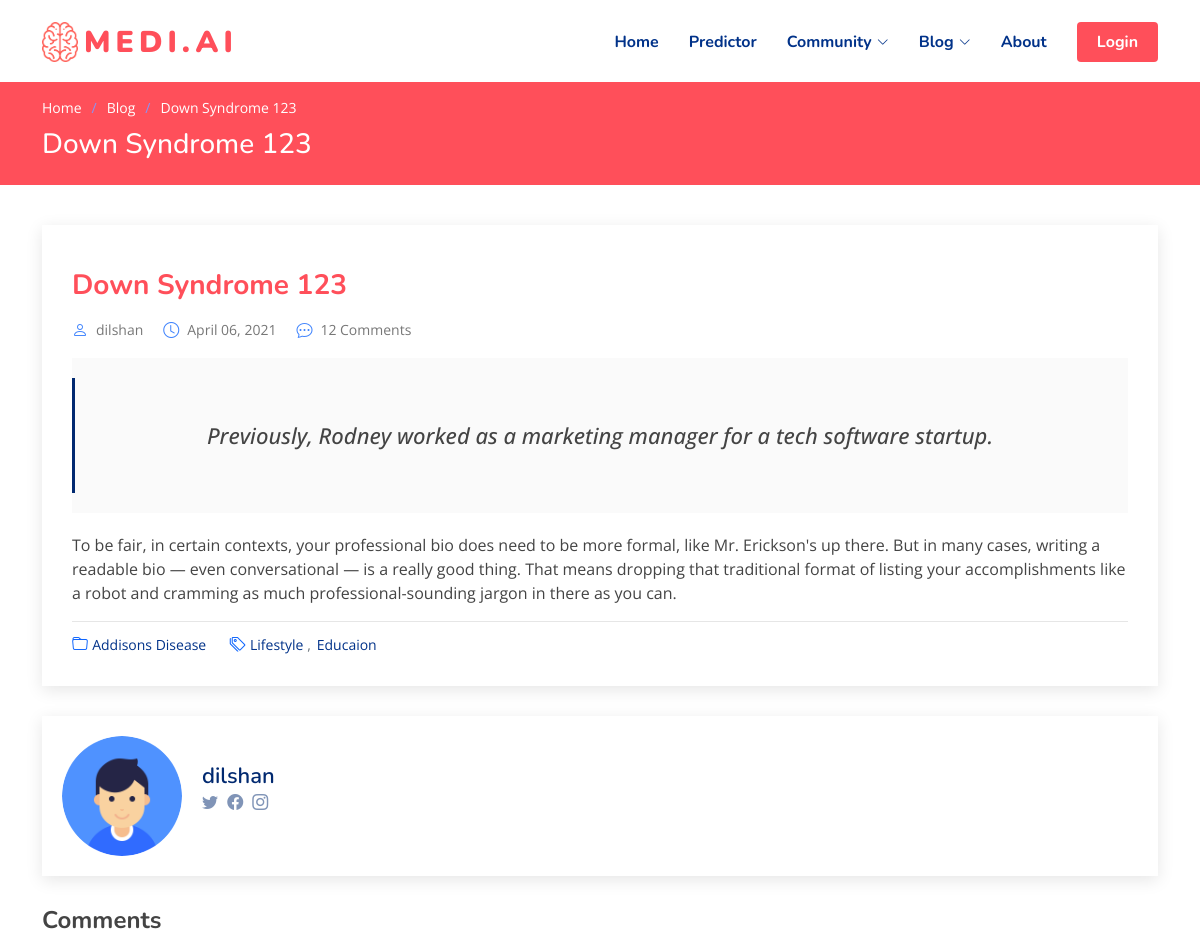
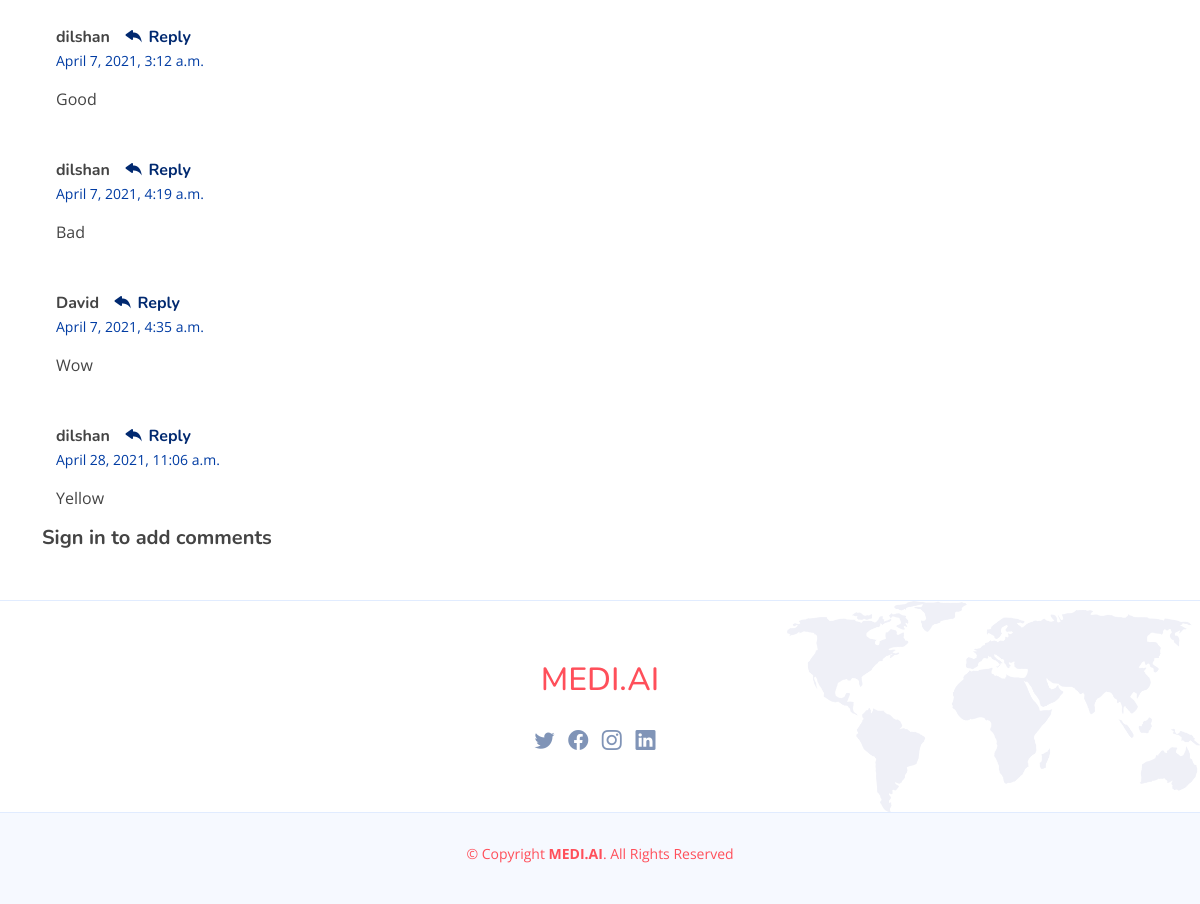
/blog/post/2/, run on an earlier commit of the app's database (2 pictures, top to bottom).
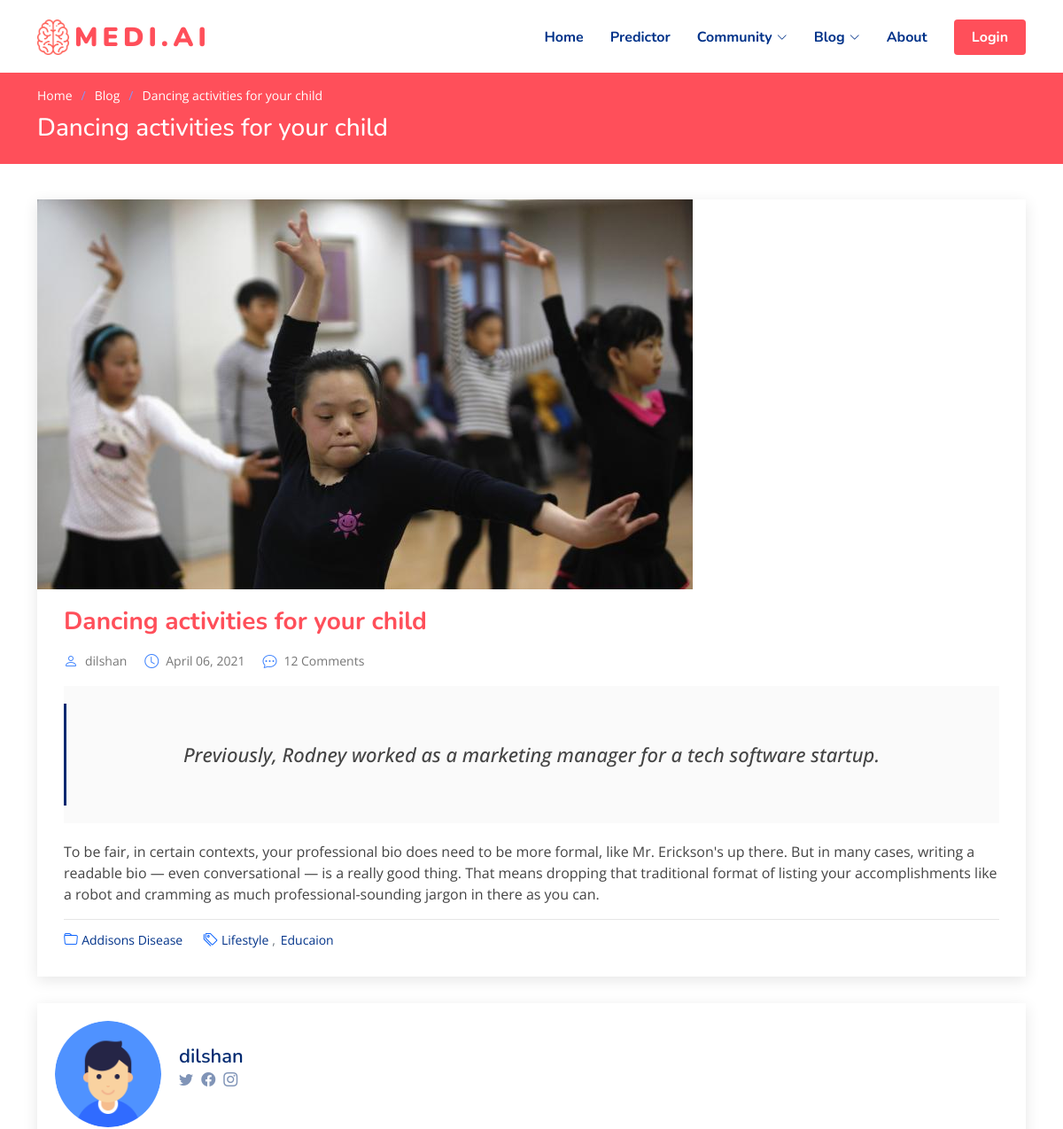
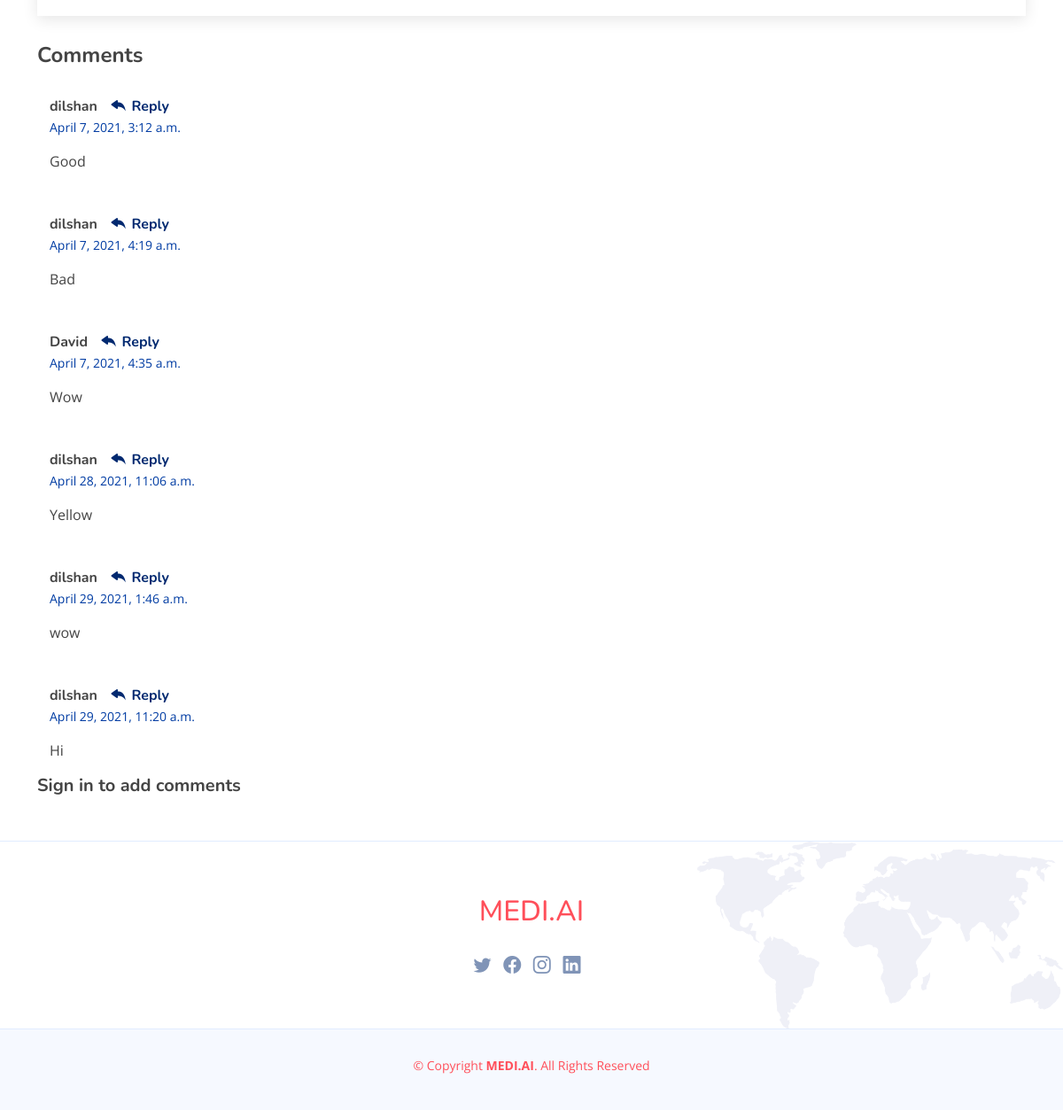
And on a later commit of the database (2 pictures, top to bottom).
### blog/models.py (models this page shows, shortened)
class Post(models.Model):
    author = models.ForeignKey(
        settings.AUTH_USER_MODEL, on_delete=models.CASCADE)
    title = models.CharField(max_length=100)
    brief = models.TextField(max_length=500,default="")
    content = models.TextField()
    liked = models.ManyToManyField(
        settings.AUTH_USER_MODEL, blank=True, related_name='liked')
    date_posted = models.DateTimeField(default=timezone.now)
    pic = models.ImageField(upload_to='photos/%Y/%m/%d/', default='photos\2021\04\06\01.png')
    objects = PostManager()
    class Meta:
        ordering = ('-date_posted', )

class Comment(models.Model):
    post = models.ForeignKey(
        Post, related_name='comments', on_delete=models.CASCADE)
    author = models.ForeignKey(
        settings.AUTH_USER_MODEL, on_delete=models.CASCADE)
    text = models.TextField()
    created_date = models.DateTimeField(default=timezone.now)
    approved_comment = models.BooleanField(default=True)

### blog/views.py (the view)
# urls.py: path('post/<int:pk>/', PostDetailView.as_view(), name='post_detail'),
class PostDetailView(DetailView):
    model = Post

### templates/blog/post_detail.html (shortened to what the changed rows need)
{% extends 'base.html' %}
{% load static %}
{% block content %}
{% load crispy_forms_tags %}
<main id="main">
  <section class="breadcrumbs">
    <div class="container">
      <ol>
        <li><a href="index.html">Home</a></li>
        <li><a href="blog.html">Blog</a></li>
        <li>{{object.title}}</li>
      </ol>
      <h2>{{object.title}}</h2>
    </div>
  </section>
  <section id="blog" class="blog">
    <div class="container" data-aos="fade-up">
      <div class="row">
        <div class="col-lg-12 entries">
          <article class="entry entry-single">
            <div class="entry-img">
              <img src="{{object.pic.url}}" alt="" class="img-fluid">
            </div>
            <h2 class="entry-title">
              <a href="blog-single.html">{{object.title}}</a>
            </h2>
            <div class="entry-meta">
              <ul>
                <li class="d-flex align-items-center"><i class="bi bi-person"></i> <a href="{% url 'user_posts' object.author.username %}">{{ object.author }}</a></li>
                <li class="d-flex align-items-center"><i class="bi bi-clock"></i> <a href="#"><time datetime="2020-01-01">{{ object.date_posted|date:"F d, Y" }}</time></a></li>
              </ul>
            </div>
            <div class="entry-content">
              <blockquote>
                <p>
{{ object.brief|safe|linebreaks }}                </p>
              </blockquote>
              <p>
                {{ object.content|safe|linebreaks }}
              </p>
            </div>
          </article>
          <div class="blog-author d-flex align-items-center">
            <div>
              <h4>{{ object.author }}</h4>
              <div class="social-links">
                <a href="https://twitters.com/#"><i class="bi bi-twitter"></i></a>
                <a href="https://facebook.com/#"><i class="bi bi-facebook"></i></a>
                <a href="https://instagram.com/#"><i class="biu bi-instagram"></i></a>
              </div>
            </div>
          </div>
          <div class="blog-comments">
            {% for comment in post.comments.all %}
            {% if comment.approved_comment %}
            <div id="comment-1" class="comment">
              <div class="d-flex">
                <div>
                  <h5><a href="">{{ comment.author }}</a> <a href="#" class="reply"><i class="bi bi-reply-fill"></i> Reply</a></h5>
                  <time datetime="2020-01-01">{{ comment.created_date }}</time>
                  <p>
                    {{ comment.text|linebreaks }}
                  </p>
                </div>
              </div>
            </div>
            {% else %}
            <div class="alert alert-secondary" role="alert">
              No Comment has been posted.
            </div>
            {% endif %}
            {% endfor %}
          </div>
        </div>
      </div>
    </div>
  </section>
</main>
{% endblock %}

What changed in the data, as far as the page shows it:
changed Post "Previously, Rodney worked as a marketing manager for a tech software startup.": title "Down Syndrome 123" → "Dancing activities for your child"; pic: picture added
added Comment: author "dilshan", created_date "April 29, 2021, 1:46 a.m.", text "wow"
added Comment: author "dilshan", created_date "April 29, 2021, 11:20 a.m.", text "Hi"
